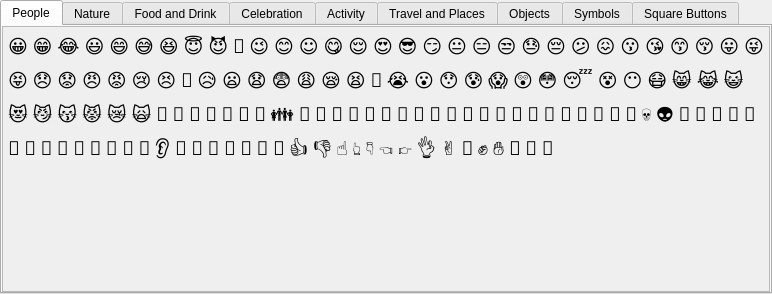
<?xml version="1.0" encoding="UTF-8"?>
<ui version="4.0">
 <class>EmojiSelector</class>
 <widget class="QWidget" name="EmojiSelector">
  <property name="geometry">
   <rect>
    <x>0</x>
    <y>0</y>
    <width>772</width>
    <height>174</height>
   </rect>
  </property>
  <property name="sizePolicy">
   <sizepolicy hsizetype="Preferred" vsizetype="MinimumExpanding">
    <horstretch>0</horstretch>
    <verstretch>0</verstretch>
   </sizepolicy>
  </property>
  <property name="windowTitle">
   <string>Form</string>
  </property>
  <layout class="QVBoxLayout" name="verticalLayout">
   <property name="spacing">
    <number>0</number>
   </property>
   <property name="margin">
    <number>0</number>
   </property>
   <item>
    <widget class="QTabWidget" name="tabWidget">
     <property name="sizePolicy">
      <sizepolicy hsizetype="Expanding" vsizetype="MinimumExpanding">
       <horstretch>0</horstretch>
       <verstretch>0</verstretch>
      </sizepolicy>
     </property>
     <property name="currentIndex">
      <number>0</number>
     </property>
     <widget class="QWidget" name="tabPeople">
      <property name="sizePolicy">
       <sizepolicy hsizetype="Preferred" vsizetype="MinimumExpanding">
        <horstretch>0</horstretch>
        <verstretch>0</verstretch>
       </sizepolicy>
      </property>
      <attribute name="title">
       <string>People</string>
      </attribute>
      <layout class="QGridLayout" name="gridLayoutPeople">
       <property name="margin">
        <number>0</number>
       </property>
       <property name="spacing">
        <number>0</number>
       </property>
       <item row="0" column="0">
        <widget class="QScrollArea" name="scrollAreaPeople">
         <property name="widgetResizable">
          <bool>true</bool>
         </property>
         <property name="alignment">
          <set>Qt::AlignLeading|Qt::AlignLeft|Qt::AlignTop</set>
         </property>
         <widget class="QWidget" name="scrollAreaPeopleWidgetContents">
          <property name="geometry">
           <rect>
            <x>0</x>
            <y>0</y>
            <width>760</width>
            <height>135</height>
           </rect>
          </property>
          <layout class="QGridLayout" name="gridLayout">
           <property name="margin">
            <number>5</number>
           </property>
           <property name="spacing">
            <number>0</number>
           </property>
           <item row="0" column="0">
            <widget class="ClickAwareLabel" name="labelPeople">
             <property name="font">
              <font>
               <family>Source Sans Pro</family>
               <pointsize>14</pointsize>
               <weight>50</weight>
               <bold>false</bold>
               <stylestrategy>PreferAntialias</stylestrategy>
              </font>
             </property>
             <property name="text">
              <string notr="true">😀 😁 😂 😃 😄 😅 😆 😇 😈 👿 😉 😊 ☺️ 😋 😌 😍 😎 😏 😐 😑 😒 😓 😔 😕 😖 😗 😘 😙 😚 😛 😜 😝 😞 😟 😠 😡 😢 😣 😤 😥 😦 😧 😨 😩 😪 😫 😬 😭 😮 😯 😰 😱 😲 😳 😴 😵 😶 😷 😸 😹 😺 😻 😼 😽 😾 😿 🙀 👣 👤 👥 👦 👧 👨 👩 👪 👫 👬 👭 👮 👯 👰 👱 👲 👳 👴 👵 👶 👷 👸 💂 👼 🎅 👻 👹 👺 💩 💀 👽 👾 🙇 💁 🙅 🙆 🙋 🙎 🙍 💆 💇 💑 💏 🙌 👏 👂 👀 👃 👄 💋 👅 💅 👋 👍 👎 ☝️ 👆 👇 👈 👉 👌 ✌️ 👊 ✊ ✋ 💪 👐 🙏</string>
             </property>
             <property name="textFormat">
              <enum>Qt::PlainText</enum>
             </property>
             <property name="alignment">
              <set>Qt::AlignLeading|Qt::AlignLeft|Qt::AlignTop</set>
             </property>
             <property name="wordWrap">
              <bool>true</bool>
             </property>
             <property name="textInteractionFlags">
              <set>Qt::TextSelectableByKeyboard|Qt::TextSelectableByMouse</set>
             </property>
            </widget>
           </item>
          </layout>
         </widget>
        </widget>
       </item>
      </layout>
     </widget>
     <widget class="QWidget" name="tabNature">
      <attribute name="title">
       <string>Nature</string>
      </attribute>
      <layout class="QGridLayout" name="gridLayoutNature">
       <property name="margin">
        <number>0</number>
       </property>
       <property name="spacing">
        <number>0</number>
       </property>
       <item row="0" column="0">
        <widget class="QScrollArea" name="scrollAreaNature">
         <property name="widgetResizable">
          <bool>true</bool>
         </property>
         <property name="alignment">
          <set>Qt::AlignLeading|Qt::AlignLeft|Qt::AlignTop</set>
         </property>
         <widget class="QWidget" name="scrollAreaNatureWidgetContents">
          <property name="geometry">
           <rect>
            <x>0</x>
            <y>0</y>
            <width>760</width>
            <height>135</height>
           </rect>
          </property>
          <layout class="QGridLayout" name="gridLayoutNature2">
           <property name="margin">
            <number>5</number>
           </property>
           <property name="spacing">
            <number>0</number>
           </property>
           <item row="0" column="0">
            <widget class="ClickAwareLabel" name="labelNature">
             <property name="font">
              <font>
               <family>Source Sans Pro</family>
               <pointsize>14</pointsize>
               <weight>50</weight>
               <bold>false</bold>
               <stylestrategy>PreferAntialias</stylestrategy>
              </font>
             </property>
             <property name="text">
              <string notr="true">🌱 🌲 🌳 🌴 🌵 🌷 🌸 🌹 🌺 🌻 🌼 💐 🌾 🌿 🍀 🍁 🍂 🍃 🍄 🌰 🐀 🐁 🐭 🐹 🐂 🐃 🐄 🐮 🐅 🐆 🐯 🐇 🐰 🐈 🐱 🐎 🐴 🐏 🐑 🐐 🐓 🐔 🐤 🐣 🐥 🐦 🐧 🐘 🐪 🐫 🐗 🐖 🐷 🐽 🐕 🐩 🐶 🐺 🐻 🐨 🐼 🐵 🙈 🙉 🙊 🐒 🐉 🐲 🐊 🐍 🐢 🐸 🐋 🐳 🐬 🐙 🐟 🐠 🐡 🐚 🐌 🐛 🐜 🐝 🐞 🐾 ⚡️ 🔥 🌙 ☀️ ⛅ ☁️ 💧 💦 ☔ 💨 ❄️ 🌟 ⭐ 🌠 🌄 🌅 🌈 🌊 🌋 🌌 🗻 🗾 🌐 🌍 🌎 🌏 🌑 🌒 🌓 🌔 🌕 🌖 🌗 🌘 🌚 🌝 🌛 🌜 🌞</string>
             </property>
             <property name="textFormat">
              <enum>Qt::PlainText</enum>
             </property>
             <property name="alignment">
              <set>Qt::AlignLeading|Qt::AlignLeft|Qt::AlignTop</set>
             </property>
             <property name="wordWrap">
              <bool>true</bool>
             </property>
             <property name="textInteractionFlags">
              <set>Qt::TextSelectableByKeyboard|Qt::TextSelectableByMouse</set>
             </property>
            </widget>
           </item>
          </layout>
         </widget>
        </widget>
       </item>
      </layout>
     </widget>
     <widget class="QWidget" name="tabFoodAndDrink">
      <attribute name="title">
       <string>Food and Drink</string>
      </attribute>
      <layout class="QGridLayout" name="gridLayoutFoodAndDrink">
       <property name="margin">
        <number>0</number>
       </property>
       <property name="spacing">
        <number>0</number>
       </property>
       <item row="0" column="0">
        <widget class="QScrollArea" name="scrollAreaFoodAndDrink">
         <property name="widgetResizable">
          <bool>true</bool>
         </property>
         <property name="alignment">
          <set>Qt::AlignLeading|Qt::AlignLeft|Qt::AlignTop</set>
         </property>
         <widget class="QWidget" name="scrollAreaFoodAndDrinkWidgetContents">
          <property name="geometry">
           <rect>
            <x>0</x>
            <y>0</y>
            <width>760</width>
            <height>135</height>
           </rect>
          </property>
          <layout class="QGridLayout" name="gridLayoutFoodAndDrink2">
           <property name="margin">
            <number>5</number>
           </property>
           <property name="spacing">
            <number>0</number>
           </property>
           <item row="0" column="0">
            <widget class="ClickAwareLabel" name="labelFoodAndDrink">
             <property name="font">
              <font>
               <family>Source Sans Pro</family>
               <pointsize>14</pointsize>
               <weight>50</weight>
               <bold>false</bold>
               <stylestrategy>PreferAntialias</stylestrategy>
              </font>
             </property>
             <property name="text">
              <string notr="true">🍅 🍆 🌽 🍠 🍇 🍈 🍉 🍊 🍋 🍌 🍍 🍎 🍏 🍐 🍑 🍒 🍓 🍔 🍕 🍖 🍗 🍘 🍙 🍚 🍛 🍜 🍝 🍞 🍟 🍡 🍢 🍣 🍤 🍥 🍦 🍧 🍨 🍩 🍪 🍫 🍬 🍭 🍮 🍯 🍰 🍱 🍲 🍳 🍴 🍵 ☕ 🍶 🍷 🍸 🍹 🍺 🍻 🍼</string>
             </property>
             <property name="textFormat">
              <enum>Qt::PlainText</enum>
             </property>
             <property name="alignment">
              <set>Qt::AlignLeading|Qt::AlignLeft|Qt::AlignTop</set>
             </property>
             <property name="wordWrap">
              <bool>true</bool>
             </property>
             <property name="textInteractionFlags">
              <set>Qt::TextSelectableByKeyboard|Qt::TextSelectableByMouse</set>
             </property>
            </widget>
           </item>
          </layout>
         </widget>
        </widget>
       </item>
      </layout>
     </widget>
     <widget class="QWidget" name="tabCelebration">
      <attribute name="title">
       <string>Celebration</string>
      </attribute>
      <layout class="QGridLayout" name="gridLayoutCelebration">
       <property name="margin">
        <number>0</number>
       </property>
       <property name="spacing">
        <number>0</number>
       </property>
       <item row="0" column="0">
        <widget class="QScrollArea" name="scrollAreaCelebration">
         <property name="widgetResizable">
          <bool>true</bool>
         </property>
         <property name="alignment">
          <set>Qt::AlignLeading|Qt::AlignLeft|Qt::AlignTop</set>
         </property>
         <widget class="QWidget" name="scrollAreaCelebrationWidgetContents">
          <property name="geometry">
           <rect>
            <x>0</x>
            <y>0</y>
            <width>760</width>
            <height>135</height>
           </rect>
          </property>
          <layout class="QGridLayout" name="gridLayoutCelebration2">
           <property name="margin">
            <number>5</number>
           </property>
           <property name="spacing">
            <number>0</number>
           </property>
           <item row="0" column="0">
            <widget class="ClickAwareLabel" name="labelCelebration">
             <property name="font">
              <font>
               <family>Source Sans Pro</family>
               <pointsize>14</pointsize>
               <weight>50</weight>
               <bold>false</bold>
               <stylestrategy>PreferAntialias</stylestrategy>
              </font>
             </property>
             <property name="text">
              <string notr="true">🎀 🎁 🎂 🎃 🎄 🎋 🎍 🎑 🎆 🎇 🎉 🎊 🎈 💫 ✨ 💥 🎓 👑 🎎 🎏 🎐 🎌 🏮 💍 ❤️ 💔 💌 💕 💞 💓 💗 💖 💘 💝 💟 💜 💛 💚 💙</string>
             </property>
             <property name="textFormat">
              <enum>Qt::PlainText</enum>
             </property>
             <property name="alignment">
              <set>Qt::AlignLeading|Qt::AlignLeft|Qt::AlignTop</set>
             </property>
             <property name="wordWrap">
              <bool>true</bool>
             </property>
             <property name="textInteractionFlags">
              <set>Qt::TextSelectableByKeyboard|Qt::TextSelectableByMouse</set>
             </property>
            </widget>
           </item>
          </layout>
         </widget>
        </widget>
       </item>
      </layout>
     </widget>
     <widget class="QWidget" name="tabActivity">
      <attribute name="title">
       <string>Activity</string>
      </attribute>
      <layout class="QGridLayout" name="gridLayoutActivity">
       <property name="margin">
        <number>0</number>
       </property>
       <property name="spacing">
        <number>0</number>
       </property>
       <item row="0" column="0">
        <widget class="QScrollArea" name="scrollAreaActivity">
         <property name="widgetResizable">
          <bool>true</bool>
         </property>
         <property name="alignment">
          <set>Qt::AlignLeading|Qt::AlignLeft|Qt::AlignTop</set>
         </property>
         <widget class="QWidget" name="scrollAreaActivityWidgetContents">
          <property name="geometry">
           <rect>
            <x>0</x>
            <y>0</y>
            <width>760</width>
            <height>135</height>
           </rect>
          </property>
          <layout class="QGridLayout" name="gridLayoutActivity2">
           <property name="margin">
            <number>5</number>
           </property>
           <property name="spacing">
            <number>0</number>
           </property>
           <item row="0" column="0">
            <widget class="ClickAwareLabel" name="labelActivity">
             <property name="font">
              <font>
               <family>Source Sans Pro</family>
               <pointsize>14</pointsize>
               <weight>50</weight>
               <bold>false</bold>
               <stylestrategy>PreferAntialias</stylestrategy>
              </font>
             </property>
             <property name="text">
              <string notr="true">🏃 🚶 💃 🚣 🏊 🏄 🛀 🏂 🎿 ⛄ 🚴 🚵 🏇 ⛺ 🎣 ⚽ 🏀 🏈 ⚾️ 🎾 🏉 ⛳ 🏆 🎽 🏁 🎹 🎸 🎻 🎷 🎺 🎵 🎶 🎼 🎧 🎤 🎭 🎫 🎩 🎪 🎬 🎨 🎯 🎱 🎳 🎰 🎲 🎮 🎴 🃏 🀄 🎠 🎡 🎢</string>
             </property>
             <property name="textFormat">
              <enum>Qt::PlainText</enum>
             </property>
             <property name="alignment">
              <set>Qt::AlignLeading|Qt::AlignLeft|Qt::AlignTop</set>
             </property>
             <property name="wordWrap">
              <bool>true</bool>
             </property>
             <property name="textInteractionFlags">
              <set>Qt::TextSelectableByKeyboard|Qt::TextSelectableByMouse</set>
             </property>
            </widget>
           </item>
          </layout>
         </widget>
        </widget>
       </item>
      </layout>
     </widget>
     <widget class="QWidget" name="tabTravelAndPlaces">
      <attribute name="title">
       <string>Travel and Places</string>
      </attribute>
      <layout class="QGridLayout" name="gridLayoutTravelAndPlaces">
       <property name="margin">
        <number>0</number>
       </property>
       <property name="spacing">
        <number>0</number>
       </property>
       <item row="0" column="0">
        <widget class="QScrollArea" name="scrollAreaTravelAndPlaces">
         <property name="widgetResizable">
          <bool>true</bool>
         </property>
         <property name="alignment">
          <set>Qt::AlignLeading|Qt::AlignLeft|Qt::AlignTop</set>
         </property>
         <widget class="QWidget" name="scrollAreaTravelAndPlacesWidgetContents">
          <property name="geometry">
           <rect>
            <x>0</x>
            <y>0</y>
            <width>760</width>
            <height>135</height>
           </rect>
          </property>
          <layout class="QGridLayout" name="gridLayoutTravelAndPlaces2">
           <property name="margin">
            <number>5</number>
           </property>
           <property name="spacing">
            <number>0</number>
           </property>
           <item row="0" column="0">
            <widget class="ClickAwareLabel" name="labelTravelAndPlaces">
             <property name="font">
              <font>
               <family>Source Sans Pro</family>
               <pointsize>14</pointsize>
               <weight>50</weight>
               <bold>false</bold>
               <stylestrategy>PreferAntialias</stylestrategy>
              </font>
             </property>
             <property name="text">
              <string notr="true">🚃 🚞 🚂 🚋 🚝 🚄 🚅 🚆 🚇 🚈 🚉 🚊 🚌 🚍 🚎 🚐 🚑 🚒 🚓 🚔 🚨 🚕 🚖 🚗 🚘 🚙 🚚 🚛 🚜 🚲 🚏 ⛽ 🚧 🚦 🚥 🚀 🚁 ✈️ 💺 ⚓ 🚢 🚤 ⛵ 🚡 🚠 🚟 🛂 🛃 🛄 🛅 💴 💶 💷 💵 🗽 🗿 🌁 🗼 ⛲ 🏰 🏯 🌇 🌆 🌃 🌉 🏠 🏡 🏢 🏬 🏭 🏣 🏤 🏥 🏦 🏨 🏩 💒 ⛪ 🏪 🏫 🇦🇺 🇦🇹 🇧🇪 🇧🇷 🇨🇦 🇨🇱 🇨🇳 🇨🇴 🇩🇰 🇫🇮 🇫🇷 🇩🇪 🇭🇰 🇮🇳 🇮🇩 🇮🇪 🇮🇱 🇮🇹 🇯🇵 🇰🇷 🇲🇴 🇲🇾 🇲🇽 🇳🇱 🇳🇿 🇳🇴 🇵🇭 🇵🇱 🇵🇹 🇵🇷 🇷🇺 🇸🇦 🇸🇬 🇿🇦 🇪🇸 🇸🇪 🇨🇭 🇹🇷 🇬🇧 🇺🇸 🇦🇪 🇻🇳</string>
             </property>
             <property name="textFormat">
              <enum>Qt::PlainText</enum>
             </property>
             <property name="alignment">
              <set>Qt::AlignLeading|Qt::AlignLeft|Qt::AlignTop</set>
             </property>
             <property name="wordWrap">
              <bool>true</bool>
             </property>
             <property name="textInteractionFlags">
              <set>Qt::TextSelectableByKeyboard|Qt::TextSelectableByMouse</set>
             </property>
            </widget>
           </item>
          </layout>
         </widget>
        </widget>
       </item>
      </layout>
     </widget>
     <widget class="QWidget" name="tabObjects">
      <attribute name="title">
       <string>Objects</string>
      </attribute>
      <layout class="QGridLayout" name="gridLayoutObjects">
       <property name="margin">
        <number>0</number>
       </property>
       <property name="spacing">
        <number>0</number>
       </property>
       <item row="0" column="0">
        <widget class="QScrollArea" name="scrollAreaObjects">
         <property name="widgetResizable">
          <bool>true</bool>
         </property>
         <property name="alignment">
          <set>Qt::AlignLeading|Qt::AlignLeft|Qt::AlignTop</set>
         </property>
         <widget class="QWidget" name="scrollAreaObjectsWidgetContents">
          <property name="geometry">
           <rect>
            <x>0</x>
            <y>0</y>
            <width>760</width>
            <height>135</height>
           </rect>
          </property>
          <layout class="QGridLayout" name="gridLayoutObjects2">
           <property name="margin">
            <number>5</number>
           </property>
           <property name="spacing">
            <number>0</number>
           </property>
           <item row="0" column="0">
            <widget class="ClickAwareLabel" name="labelObjects">
             <property name="font">
              <font>
               <family>Source Sans Pro</family>
               <pointsize>14</pointsize>
               <weight>50</weight>
               <bold>false</bold>
               <stylestrategy>PreferAntialias</stylestrategy>
              </font>
             </property>
             <property name="text">
              <string notr="true">⌚ 📱 📲 💻 ⏰ ⏳ ⌛ 📷 📹 🎥 📺 📻 📟 📞 ☎️ 📠 💽 💾 💿 📀 📼 🔋 🔌 💡 🔦 📡 💳 💸 💰 💎 🌂 👝 👛 👜 💼 🎒 💄 👓 👒 👡 👠 👢 👞 👟 👙 👗 👘 👚 👕 👔 👖 🚪 🚿 🛁 🚽 💈 💉 💊 🔬 🔭 🔮 🔧 🔪 🔩 🔨 💣 🚬 🔫 🔖 📰 🔑 ✉️ 📩 📨 📧 📥 📤 📦 📯 📮 📪 📫 📬 📭 📄 📃 📑 📈 📉 📊 📅 📆 🔅 🔆 📜 📋 📖 📓 📔 📒 📕 📗 📘 📙 📚 📇 🔗 📎 📌 ✂️ 📐 📍 📏 🚩 📁 📂 ✒️ ✏️ 📝 🔏 🔐 🔒 🔓 📣 📢 🔈 🔉 🔊 🔇 💤 🔔 🔕 💭 💬 🚸 🔍 🔎</string>
             </property>
             <property name="textFormat">
              <enum>Qt::PlainText</enum>
             </property>
             <property name="alignment">
              <set>Qt::AlignLeading|Qt::AlignLeft|Qt::AlignTop</set>
             </property>
             <property name="wordWrap">
              <bool>true</bool>
             </property>
             <property name="textInteractionFlags">
              <set>Qt::TextSelectableByKeyboard|Qt::TextSelectableByMouse</set>
             </property>
            </widget>
           </item>
          </layout>
         </widget>
        </widget>
       </item>
      </layout>
     </widget>
     <widget class="QWidget" name="tabSymbols">
      <attribute name="title">
       <string>Symbols</string>
      </attribute>
      <layout class="QGridLayout" name="gridLayoutSymbols">
       <property name="margin">
        <number>0</number>
       </property>
       <property name="spacing">
        <number>0</number>
       </property>
       <item row="0" column="0">
        <widget class="QScrollArea" name="scrollAreaSymbols">
         <property name="widgetResizable">
          <bool>true</bool>
         </property>
         <property name="alignment">
          <set>Qt::AlignLeading|Qt::AlignLeft|Qt::AlignTop</set>
         </property>
         <widget class="QWidget" name="scrollAreaSymbolsWidgetContents">
          <property name="geometry">
           <rect>
            <x>0</x>
            <y>0</y>
            <width>760</width>
            <height>135</height>
           </rect>
          </property>
          <layout class="QGridLayout" name="gridLayoutSymbols2">
           <property name="margin">
            <number>5</number>
           </property>
           <property name="spacing">
            <number>0</number>
           </property>
           <item row="0" column="0">
            <widget class="ClickAwareLabel" name="labelSymbols">
             <property name="font">
              <font>
               <family>Source Sans Pro</family>
               <pointsize>14</pointsize>
               <weight>50</weight>
               <bold>false</bold>
               <stylestrategy>PreferAntialias</stylestrategy>
              </font>
             </property>
             <property name="text">
              <string notr="true">🚫 ⛔ 📛 🚷 🚯 🚳 🚱 📵 🔞 🉑 🉐 💮 ㊙️ ㊗️ ➕ ➖ 〰️ ➗ ✖️ ✔️ 🔃 ™️ ©️ ®️ 💱 💲 ➰ ➿ 〽️ ❗ ❓ ❕ ❔ ‼️ ⁉️ ❌ ⭕ 💯 🔚 🔙 🔛 🔝 🔜 🌀 Ⓜ️ ⛎ 🔯 🔰 🔱 ⚠️ ♨️ ♻️ 💢 💠 ♠️ ♥️ ♣️ ♦️ ☑️ ⚪️ ⚫️ 🔘 🔴 🔵 🔺 🔻 🔸 🔹 🔶 🔷 ▪️ ▫️ ⬛ ⬜ ◼️ ◻️ ◾ ◽️ 🔲 🔳 🕐 🕜 🕑 🕝 🕒 🕞 🕓 🕟 🕔 🕠 🕕 🕡 🕖 🕢 🕗 🕣 🕘 🕤 🕙 🕥 🕚 🕦 🕛 🕧</string>
             </property>
             <property name="textFormat">
              <enum>Qt::PlainText</enum>
             </property>
             <property name="alignment">
              <set>Qt::AlignLeading|Qt::AlignLeft|Qt::AlignTop</set>
             </property>
             <property name="wordWrap">
              <bool>true</bool>
             </property>
             <property name="textInteractionFlags">
              <set>Qt::TextSelectableByKeyboard|Qt::TextSelectableByMouse</set>
             </property>
            </widget>
           </item>
          </layout>
         </widget>
        </widget>
       </item>
      </layout>
     </widget>
     <widget class="QWidget" name="tabSquareButtons">
      <attribute name="title">
       <string>Square Buttons</string>
      </attribute>
      <layout class="QGridLayout" name="gridLayoutSquareButtons">
       <property name="margin">
        <number>0</number>
       </property>
       <property name="spacing">
        <number>0</number>
       </property>
       <item row="0" column="0">
        <widget class="QScrollArea" name="scrollAreaSquareButtons">
         <property name="widgetResizable">
          <bool>true</bool>
         </property>
         <property name="alignment">
          <set>Qt::AlignLeading|Qt::AlignLeft|Qt::AlignTop</set>
         </property>
         <widget class="QWidget" name="scrollAreaSquareButtonsWidgetContents">
          <property name="geometry">
           <rect>
            <x>0</x>
            <y>0</y>
            <width>760</width>
            <height>135</height>
           </rect>
          </property>
          <layout class="QGridLayout" name="gridLayoutSquareButtons2">
           <property name="margin">
            <number>5</number>
           </property>
           <property name="spacing">
            <number>0</number>
           </property>
           <item row="0" column="0">
            <widget class="ClickAwareLabel" name="labelSquareButtons">
             <property name="font">
              <font>
               <family>Source Sans Pro</family>
               <pointsize>14</pointsize>
               <weight>50</weight>
               <bold>false</bold>
               <stylestrategy>PreferAntialias</stylestrategy>
              </font>
             </property>
             <property name="text">
              <string notr="true">🈴 🈵 🈲 🈶 🈚 🈸 🈺 🈷️ 🈹 🈳 🈂️ 🈁 🈯 💹 ❇️ ✳️ ❎ ✅ ✴️ 📳 📴 🆚 🅰️ 🅱️ 🆎 🆑 🅾️ 🆘 🆔 🅿️ 🚾 🆒 🆓 🆕 🆖 🆗 🆙 🏧 ♈️ ♉️ ♊️ ♋️ ♌️ ♍️ ♎️ ♏️ ♐️ ♑️ ♒️ ♓️ 🚻 🚹 🚺 🚼 ♿️ 🚰 🚭 🚮 ▶️ ◀️ 🔼 🔽 ⏩ ⏪ ⏫ ⏬ ➡️ ⬅️ ⬆️ ⬇️ ↗️ ↘️ ↙️ ↖️ ↕️ ↔️ 🔄 ↪️ ↩️ ⤴️ ⤵️ 🔀 🔁 🔂 #⃣️ 0⃣️ 1⃣️ 2⃣️ 3⃣️ 4⃣️ 5⃣️ 6⃣️ 7⃣️ 8⃣️ 9⃣️ 🔟 🔢 🔤 🔡 🔠 ℹ️ 📶 🎦 🔣</string>
             </property>
             <property name="textFormat">
              <enum>Qt::PlainText</enum>
             </property>
             <property name="alignment">
              <set>Qt::AlignLeading|Qt::AlignLeft|Qt::AlignTop</set>
             </property>
             <property name="wordWrap">
              <bool>true</bool>
             </property>
             <property name="textInteractionFlags">
              <set>Qt::TextSelectableByKeyboard|Qt::TextSelectableByMouse</set>
             </property>
            </widget>
           </item>
          </layout>
         </widget>
        </widget>
       </item>
      </layout>
     </widget>
    </widget>
   </item>
  </layout>
 </widget>
 <customwidgets>
  <customwidget>
   <class>ClickAwareLabel</class>
   <extends>QLabel</extends>
   <header>widgets/ClickAwareLabel.h</header>
  </customwidget>
 </customwidgets>
 <resources/>
 <connections/>
</ui>
